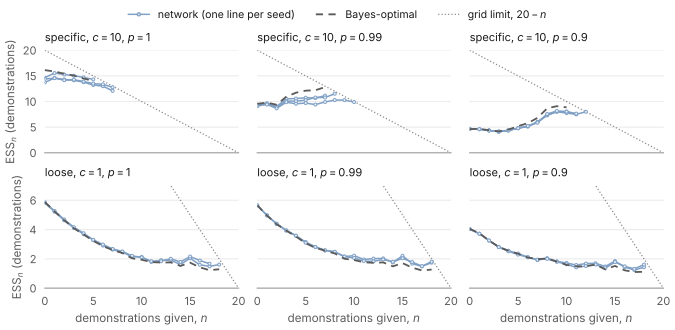

The Python source for this figure:
"""networks_ess_n.pdf, the appendix figure: each meta-trained network's ESS with n demonstrations given, against the
Bayes-optimal predictor's on the same prompts, trained and tested at the same reliability p; rows, the specific
(c = 10) and the loose (c = 1) description; one line per training seed. A curve stops where the crossing lies
beyond the 20-demonstration grid; the dotted line, 20 - n, is the largest ESS the grid can show.

Reads results/rq3-meta-trained/ess_n.csv (ess_n.py); writes networks_ess_n.pdf beside this script.

    python3 docs/paper/figs/networks_ess_n.py
"""

import csv
import pathlib

import numpy as np

import paper_style as ps

here = pathlib.Path(__file__).parent
rows = list(csv.DictReader((here.parents[2] / "results" / "rq3-meta-trained" / "ess_n.csv").open()))
P, R = ["1.0", "0.99", "0.9"], [("0.01", "specific, $c = 10$"), ("0.1", "loose, $c = 1$")]
N = np.arange(21)


def curve(model, who):
    """ESS_n at n = 0..20, nan where the crossing lies beyond the grid."""
    v = {int(z["n"]): z["ess_n"] for z in rows if z["model"] == model and z["who"] == who}
    return np.array([float(v[n]) if v.get(n) else np.nan for n in N])


ps.use_style()
fig, axes = ps.plt.subplots(2, 3, figsize=(ps.WIDE, 3.3), layout="constrained", sharex=True, sharey="row")
for i, (r, name) in enumerate(R):
    for j, p in enumerate(P):
        ax = axes[i, j]
        seeds = sorted({z["model"] for z in rows if z["model"].startswith(f"p{p}_r{r}_d5_s")})
        ax.plot(N, 20 - N, color=ps.SUBTLE, lw=0.9, ls=":")
        ax.plot(N, curve(seeds[0], "bayes"), zorder=4, **ps.BAYES)  # the seeds share their evaluation prompts
        for s in seeds:
            ax.plot(N, curve(s, "net"), color=ps.BLUE.edge, lw=1.1, marker="o", ms=2.2, mfc=ps.BLUE.fill, mec=ps.BLUE.edge, mew=0.7)
        ax.set_title(f"{name}, $p = {float(p):g}$", fontsize=8, color=ps.TEXT, loc="left")
        ax.set_xlim(0, 20); ax.set_xticks([0, 5, 10, 15, 20])
        ps.style_axes(ax, grid_axis="y")
    axes[i, 0].set_ylabel("ESS$_n$ (demonstrations)")
    axes[i, 0].set_ylim(0, 20 if r == "0.01" else 7)
for ax in axes[1]:
    ax.set_xlabel("demonstrations given, $n$")
from matplotlib.lines import Line2D

handles = [Line2D([], [], color=ps.BLUE.edge, lw=1.1, marker="o", ms=2.2, mfc=ps.BLUE.fill, label="network (one line per seed)"),
           Line2D([], [], label="Bayes-optimal", **ps.BAYES), Line2D([], [], color=ps.SUBTLE, lw=0.9, ls=":", label="grid limit, $20 - n$")]
fig.legend(handles=handles, loc="outside upper center", ncol=3, frameon=False)
ps.save(fig, str(here / "networks_ess_n"))
